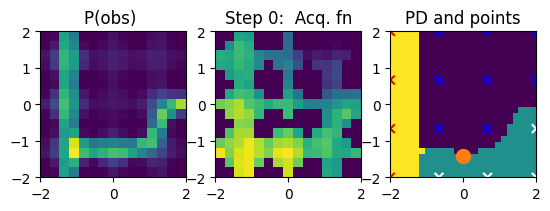
#> input picture code/saves/2/0.png, 550 x 211 px, found by its file name; its folder holds 4 pictures in this run
$ python utils.py
#> lines starting #> are read from the running program, lines starting #| are printed output that depends on the picture
# Helpful functions
from matplotlib import pyplot as plt
import numpy as np
from config import Config
import scipy
import os
import cv2

class ObsHolder:
    def __init__(self, cfg:Config):
        self.cfg = cfg
        self.obs_pos = []
        self.obs_phase = []

    def make_obs(self, X):
        self.obs_pos.append(X)
        self.obs_phase.append(self.tri_pd(X))

    def get_obs(self) ->[np.ndarray, np.ndarray]:

        return np.array(self.obs_pos), np.array(self.obs_phase)


    # Test function, representing making a observation
    def tri_pd(self, X):
        x, y = X[0], X[1]

        theta = np.arctan2(x, y) + 0.4
        theta = np.mod(theta, 2 * np.pi) - np.pi

        r = np.sqrt(x ** 2 + y ** 2)
        a = -np.pi
        b = -np.pi / 3
        c = np.pi / 3
        d = np.pi

        if theta < b or r < 1:
            return 0
        elif theta < c:
            return 1
        else:
            return 2

    def plot_samples(self, show_obs=False):
        Xs = np.array(self.obs_pos)
        obs = np.array(self.obs_phase)

        if show_obs:
            plt.scatter(Xs[:, 0], Xs[:,1], s=20)

        # Interpolate points onto a grid
        xi = np.linspace(-2, 2, 100)  # x-coordinate of regular grid
        yi = np.linspace(-2, 2, 100)  # y-coordinate of regular grid
        xi, yi = np.meshgrid(xi, yi)  # Create grid mesh
        zi = scipy.interpolate.griddata(Xs, obs, (xi, yi), method='nearest')  # Interpolate using linear method

        plt.imshow(zi, origin="lower", extent=(-2, 2, -2, 2))
        #print(Xs[:, 0], Xs[:,1])
        #plt.tricontourf(Xs[:, 0], Xs[:,1], obs, levels=100)

        plt.xlim(self.cfg.xmin, self.cfg.xmax)
        plt.ylim(self.cfg.ymin, self.cfg.ymax)
        plt.show()


def make_grid(n, xmin=-2, xmax=2, ymin=-2, ymax=2) -> (np.ndarray, np.ndarray, np.ndarray):
    "very commonly used test to make a n x n grid or points"
    X1 = np.linspace(xmin, xmax, n)
    X2 = np.linspace(ymin, ymax, n)
    x1, x2 = np.meshgrid(X1, X2)
    X = np.hstack((x1.reshape(n ** 2, 1), x2.reshape(n ** 2, 1)))
    return X, X1, X2


# [122 lines left out: functions test_fn_boundary, plot_predcitions, model_plot, plot_scale, new_save_folder, not called in this run]

def images_to_video(image_folder, fps):
#> called with image_folder = './saves/2', fps = 3
    video_name = f'{image_folder}/vid.mp4'
    images = [img for img in os.listdir(image_folder) if img.endswith(".png") or img.endswith(".jpg")]
    images.sort(key=lambda x: int(os.path.splitext(x)[0]))

    # read the first image to get the shape
    frame = cv2.imread(os.path.join(image_folder, images[0]))
#> frame is the input picture: shape (211, 550, 3); mean B, G, R 161.1, 149.9, 151.8
    height, width, layers = frame.shape
#> height = 211; width = 550; layers = 3

    video = cv2.VideoWriter(video_name, cv2.VideoWriter_fourcc(*'mp4v'), fps, (width,height))

    for image in images:
        video.write(cv2.imread(os.path.join(image_folder, image)))

    cv2.destroyAllWindows()
    video.release()

if __name__ == "__main__":
    images_to_video('./saves/2', fps=3)

    sampler = ObsHolder(Config())

    grid, _, _ = make_grid(25)

    for xs in grid:
        sampler.make_obs(xs)
    sampler.plot_samples()
#> in plot_samples, `plt.show()`:
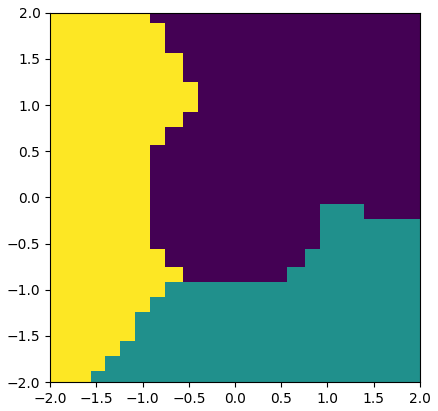
#> figure drawn by matplotlib, 1 panel
